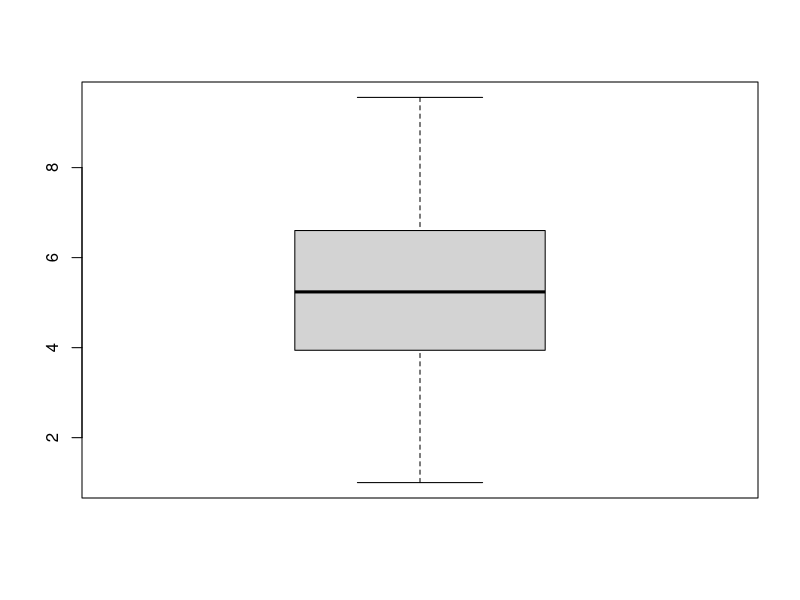

Reproduce this figure in R.
# PROBLEM #1:

set.seed(456)
x <- round(rnorm(50,5,2),3)
cat("Mean:", mean(x), "\nMedian: ", median(x))
cat("\nStandard Deviation: ", sd(x), 
    "\nInterquartile range: ", IQR(x))
cat("\n30th percentile: ", quantile(x, .25))
boxplot(x)



# PROBLEM #2: 
